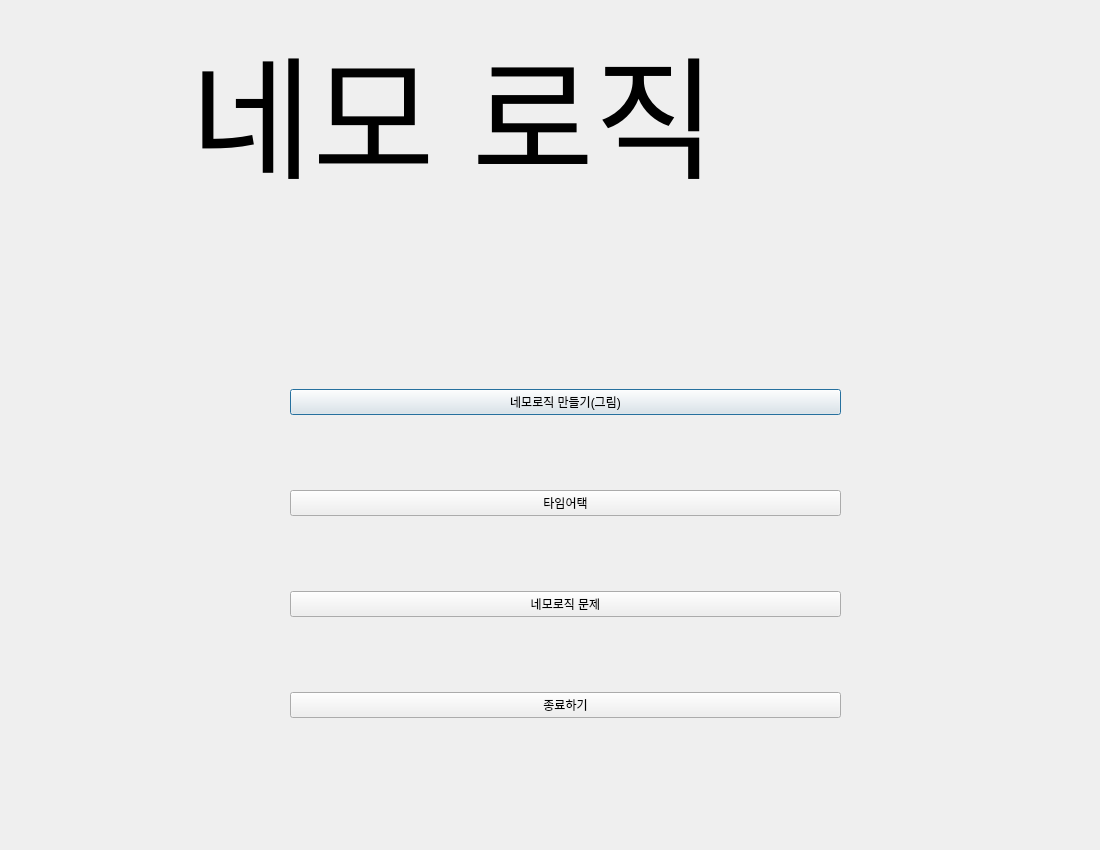
<?xml version="1.0" encoding="UTF-8"?>
<ui version="4.0">
 <class>Dialog</class>
 <widget class="QDialog" name="Dialog">
  <property name="geometry">
   <rect>
    <x>0</x>
    <y>0</y>
    <width>1100</width>
    <height>850</height>
   </rect>
  </property>
  <property name="windowTitle">
   <string>Dialog</string>
  </property>
  <widget class="QWidget" name="verticalLayoutWidget">
   <property name="geometry">
    <rect>
     <x>290</x>
     <y>320</y>
     <width>551</width>
     <height>471</height>
    </rect>
   </property>
   <layout class="QVBoxLayout" name="verticalLayout">
    <item>
     <widget class="QPushButton" name="pushButton1">
      <property name="text">
       <string>네모로직 만들기(그림)</string>
      </property>
     </widget>
    </item>
    <item>
     <widget class="QPushButton" name="pushButton2">
      <property name="text">
       <string>타임어택</string>
      </property>
     </widget>
    </item>
    <item>
     <widget class="QPushButton" name="pushButton3">
      <property name="text">
       <string>네모로직 문제</string>
      </property>
     </widget>
    </item>
    <item>
     <widget class="QPushButton" name="pushButton4">
      <property name="text">
       <string>종료하기</string>
      </property>
     </widget>
    </item>
   </layout>
  </widget>
  <widget class="QLabel" name="label">
   <property name="geometry">
    <rect>
     <x>190</x>
     <y>20</y>
     <width>720</width>
     <height>181</height>
    </rect>
   </property>
   <property name="font">
    <font>
     <pointsize>100</pointsize>
    </font>
   </property>
   <property name="text">
    <string>네모 로직</string>
   </property>
  </widget>
 </widget>
 <resources/>
 <connections/>
</ui>
